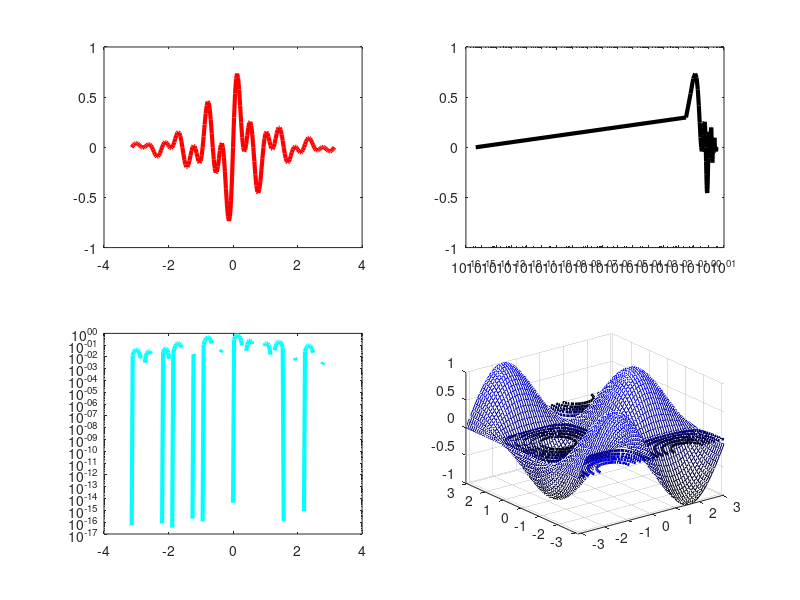

Reproduce this figure in MATLAB.
clc
clear global
%%
%part(a)
x=-pi:pi/100:pi;
y=cos(4*x).*sin(10*x).*exp(-abs(x));
% plot(x,y,"LineWidth",3)
subplot(2,2,1)
plot(x,y,'r',"LineWidth",3)
subplot(2,2,2)
semilogx(x,y,'k',"LineWidth",3)
subplot(2,2,3)
semilogy(x,y,'c',"LineWidth",3)
subplot(2,2,4)
loglog(x,y,'b',"LineWidth",3)

%%
% part(b)
t=0:pi/500:pi;
x1=sin(t).*cos(10*t);
y1=sin(t).*sin(10*t);
z1=cos(t);
%--------------
x2=sin(t).*cos(12*t);
y2=sin(t).*sin(12*t);
z2=cos(t);
%-------------
plot3(x1,y1,z1,x2,y2,z2)

%%
% part(c)
x=1:10000;
mat=reshape(x,100,100);
imagesc(mat)
colorbar
map=zeros(256,3);
map(:,3)=(0:255)/255;
colormap(map)

%%
% part(d)
x=-pi:0.1:pi;
y=-pi:0.1:pi;
[X,Y]=meshgrid(x,y);
Z=sin(X).*cos(Y);
surf(X,Y,Z)
shading interp

%%
% part(e)
x=-pi:0.1:pi;
y=-pi:0.1:pi;
[X,Y]=meshgrid(x,y);
Z=sin(X).*cos(Y);
mesh(X,Y,Z)
hold on    %comment these two lines for 2-D
contour(X,Y,Z,'LineWidth',2)
shading flat